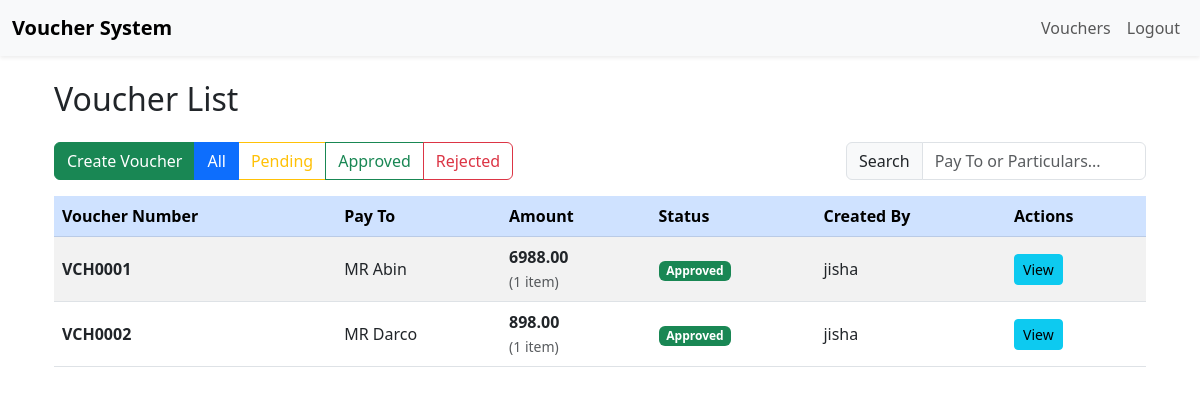
The page /vouchers/ (signed in) on the database as committed earlier.
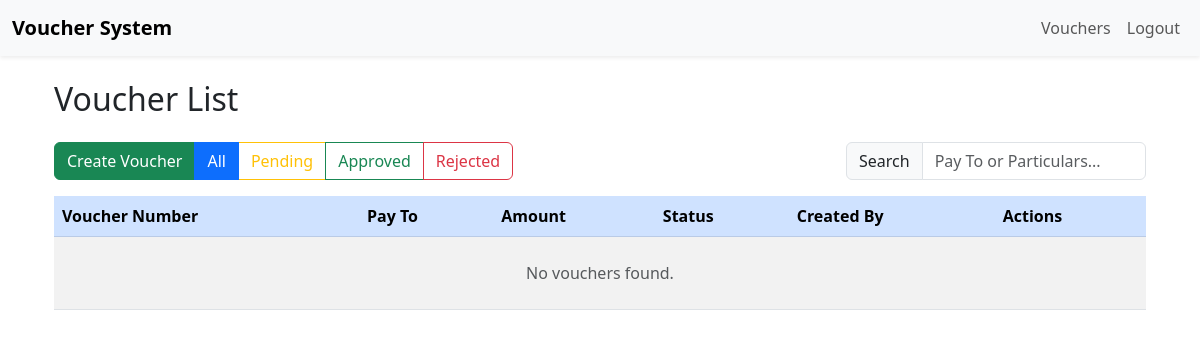
The same page on the database as committed later.
### vouchers/models.py (models this page shows, shortened)
class Voucher(models.Model):
    PAYMENT_TYPES = (
        ('CASH', 'Cash'),
        ('CHEQUE', 'Cheque'),
        ('PETTY_CASH', 'Petty Cash'),
    )
    voucher_number = models.CharField(max_length=20, unique=True, blank=True)
    voucher_date = models.DateField()
    payment_type = models.CharField(max_length=20, choices=PAYMENT_TYPES)
    name_title = models.CharField(max_length=5, choices=[('MR', 'Mr.'), ('MRS', 'Mrs.'), ('MS', 'Ms.')])
    pay_to = models.CharField(max_length=200)
    attachment = models.FileField(upload_to='vouchers/attachments/', null=True, blank=True)
    cheque_number = models.CharField(
        max_length=20,
        blank=True,
        null=True,
        help_text="Required only for Cheque payments"
    )
    created_by = models.ForeignKey(User, on_delete=models.CASCADE, related_name='vouchers')
    created_at = models.DateTimeField(auto_now_add=True)
    status = models.CharField(
        max_length=10,
        choices=[('PENDING', 'Pending'), ('APPROVED', 'Approved'), ('REJECTED', 'Rejected')],
        default='PENDING'
    )
    @property
    def required_approvers(self):
        active_des_ids = ActiveApprovalDesignation.objects.filter(
            is_active=True
        ).values_list('designation__id', flat=True)
        return [
            profile.user.username for profile in UserProfile.objects.filter(
                user__groups__name='Admin Staff',
                designation__id__in=active_des_ids
            ).select_related('user').distinct()
        ]

### vouchers/views.py (the view)
# urls.py: path('vouchers/', VoucherListView.as_view(), name='voucher_list'),
class VoucherListView(LoginRequiredMixin, ListView):
    model = Voucher
    template_name = 'vouchers/voucher_list.html'
    context_object_name = 'vouchers'
    paginate_by = 10
    def get_queryset(self):
        qs = super().get_queryset().select_related('created_by')
        qs = qs.prefetch_related(
            'particulars',
            'approvals',
            'approvals__approver',
        )
        if not self.request.user.is_superuser:
            if self.request.user.groups.filter(name='Accountants').exists():
                qs = qs.filter(created_by=self.request.user)
        return qs.annotate(
            approved_count=Count(
                Case(When(approvals__status='APPROVED', then=1)),
                output_field=IntegerField()
            ),
            rejected_count=Count(
                Case(When(approvals__status='REJECTED', then=1)),
                output_field=IntegerField()
            )
        )
    def get_context_data(self, **kwargs):
        context = super().get_context_data(**kwargs)
        context['designations'] = Designation.objects.all()
        for voucher in context['vouchers']:
            try:
                voucher.user_approval = voucher.approvals.get(approver=self.request.user)
            except VoucherApproval.DoesNotExist:
                voucher.user_approval = None
            required = set(voucher.required_approvers)
            approved = set(voucher.approvals.filter(status='APPROVED').values_list('approver__username', flat=True))
            voucher.pending_approvers = [
                {'name': name, 'has_approved': name in approved}
                for name in required
            ]
        return context

### vouchers/templatetags/voucher_tags.py (called while the page is built)
@register.filter
def sum_particulars(queryset):
    return queryset.aggregate(total=Sum('amount'))['total'] or 0

@register.filter
def sub(a, b):
    try:
        return int(a) - int(b)
    except Exception:
        return 0

### vouchers/templates/vouchers/voucher_list.html (shortened to what this page needs)
{% extends 'base.html' %}
{% load static %}
{% load voucher_tags %}
{% block content %}
<div class="container mt-4">
    <h2 class="mb-4">Voucher List</h2>
    <div class="d-flex justify-content-between align-items-center mb-3 flex-wrap gap-2">
        <div class="btn-group" role="group">
            {% if user.groups.all.0.name == 'Accountants' %}
            <button class="btn btn-success" data-bs-toggle="modal" data-bs-target="#createVoucherModal">
                Create Voucher
            </button>
            {% endif %}
            <button class="btn btn-outline-primary filter-btn active" data-status="">All</button>
            <button class="btn btn-outline-warning filter-btn" data-status="PENDING">Pending</button>
            <button class="btn btn-outline-success filter-btn" data-status="APPROVED">Approved</button>
            <button class="btn btn-outline-danger filter-btn" data-status="REJECTED">Rejected</button>
        </div>
        <div class="input-group" style="width: 300px;">
            <span class="input-group-text">Search</span>
            <input type="text" id="searchInput" class="form-control"
                   placeholder="Pay To or Particulars..." autocomplete="off">
        </div>
    </div>
    <div class="table-responsive">
        <table class="table table-striped table-hover align-middle" id="voucherTable">
            <thead class="table-primary">
                <tr>
                    <th>Voucher Number</th>
                    <th>Pay To</th>
                    <th>Amount</th>
                    <th>Status</th>
                    <th>Created By</th>
                    <th>Actions</th>
                </tr>
            </thead>
            <tbody>
                {% for voucher in vouchers %}
                <tr class="voucher-row"
                    data-voucher-id="{{ voucher.id }}"
                    data-status="{{ voucher.status }}"
                    data-pay-to="{{ voucher.pay_to|lower }}"
                    data-particulars="{% for p in voucher.particulars.all %}{{ p.description|lower }}{% if not forloop.last %} {% endif %}{% endfor %}">
                    <td><strong>{{ voucher.voucher_number }}</strong></td>
                    <td>{{ voucher.name_title }} {{ voucher.pay_to }}</td>
                    <td>
                        {% if voucher.particulars.exists %}
                            <strong>{{ voucher.particulars.all|sum_particulars|floatformat:2 }}</strong><br>
                            <small class="text-muted">
                                ({{ voucher.particulars.all|length }} item{{ voucher.particulars.all|length|pluralize }})
                            </small>
                        {% else %}
                            <em class="text-muted">No particulars</em>
                        {% endif %}
                    </td>
                    <td class="status-cell">
                        <a href="#" class="status-link"
                           data-bs-toggle="modal"
                           data-bs-target="#approvalModal{{ voucher.id }}">
                            {% if voucher.status == 'PENDING' %}
                                <span class="badge bg-warning text-dark">
                                    Pending ({{ voucher.approved_count|default:0 }}/{{ voucher.required_approvers|length }})
                                </span>
                            {% elif voucher.status == 'APPROVED' %}
                                <span class="badge bg-success">Approved</span>
                            {% elif voucher.status == 'REJECTED' %}
                                <span class="badge bg-danger">Rejected</span>
                            {% endif %}
                        </a>
                    </td>
                    <td>{{ voucher.created_by.username }}</td>
                    <td class="action-cell">
                        <a href="{% url 'voucher_detail' voucher.id %}"
                           class="btn btn-info btn-sm">View</a>
                    </td>
                </tr>
                {% empty %}
                <tr><td colspan="6" class="text-center text-muted py-4">No vouchers found.</td></tr>
                {% endfor %}
            </tbody>
        </table>
    </div>
</div>
{% endblock %}

### vouchers/templates/base.html (shortened to what this page needs)
{% load static %}
<!DOCTYPE html>
<html lang="en">
<head>
    <link href="https://cdn.jsdelivr.net/npm/bootstrap@5.3.0/dist/css/bootstrap.min.css" rel="stylesheet">
    <link rel="stylesheet" href="https://cdn.jsdelivr.net/npm/bootstrap-icons@1.11/font/bootstrap-icons.css">
</head>
<body>
    <nav class="navbar navbar-expand-lg navbar-light bg-light shadow-sm">
        <div class="container-fluid">
            <a class="navbar-brand fw-bold" href="{% url 'home' %}">Voucher System</a>
            <div class="navbar-nav ms-auto">
                <a class="nav-link" href="{% url 'voucher_list' %}">Vouchers</a>
                {% if user.is_authenticated %}
                    <a class="nav-link" data-bs-toggle="modal" data-bs-target="#logoutModal" style="cursor:pointer;">
                        Logout
                    </a>
                {% else %}
                    <a class="nav-link" href="{% url 'login' %}">Login</a>
                {% endif %}
            </div>
        </div>
    </nav>
    <div class="container mt-4">
        {% block content %}{% endblock %}
    </div>
</body>
</html>

Rows that differ between the two databases and show on the page:
removed Voucher: voucher_number "VCH0001", name_title "MR", pay_to "Abin", particulars.all|sum_particulars "6988.00", particulars.all|length "1", status "Approved", created_by.username "jisha"
removed Voucher: voucher_number "VCH0002", name_title "MR", pay_to "Darco", particulars.all|sum_particulars "898.00", particulars.all|length "1", status "Approved", created_by.username "jisha"
Other text that changed with them:
text now shown: "No vouchers found."
